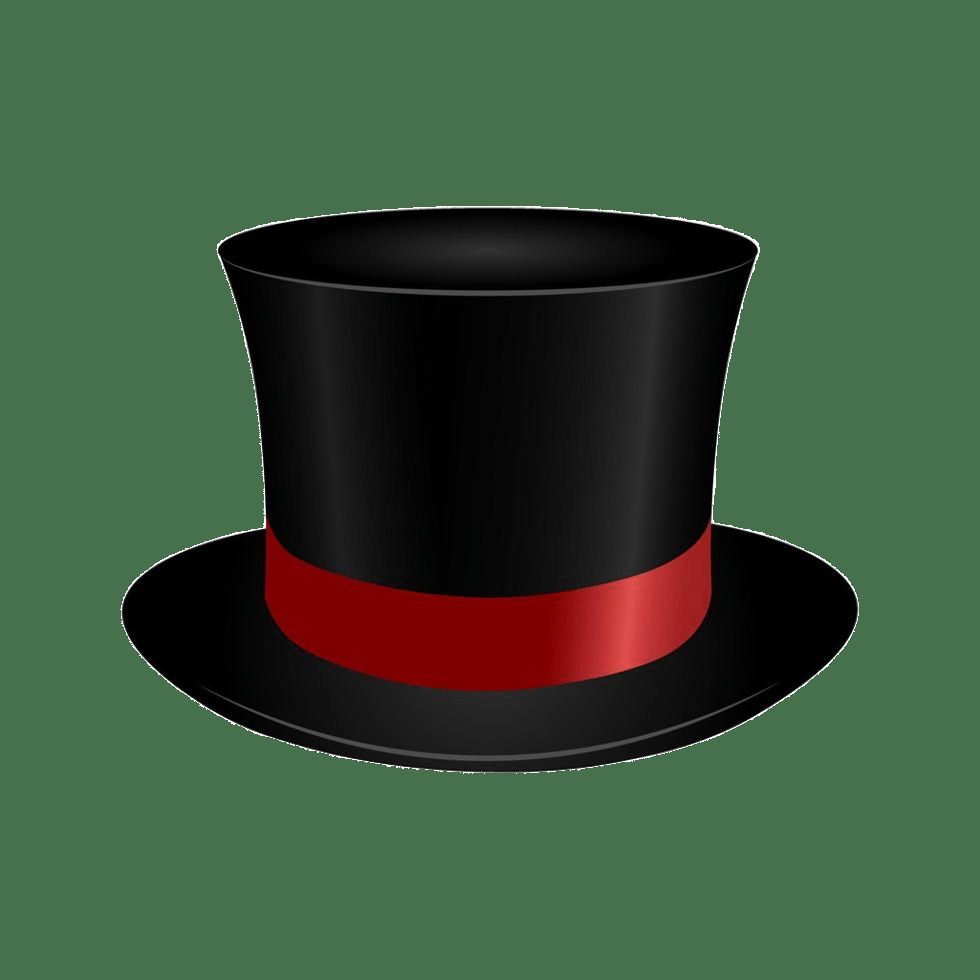
#> input picture assets/cappello1.png, 980 x 980 px
$ python main.py
#> lines starting #> are read from the running program, lines starting #| are printed output that depends on the picture
### effects.py
# effects.py
# questo file gestisce gli effetti che richiedono il rilevamento del volto,
# come lo sfondo sfocato e gli overlay (cappelli, occhiali, baffi, maschere)
# gestisce anche gli effetti multi-frame come il ghost e il movimento

import cv2
import numpy as np
from pathlib import Path

# percorso della cartella con le immagini png (relativo a questo file)
ASSETS = Path(__file__).parent / "assets"

# carica i cascade di opencv per rilevare facce e occhi
# questi file xml sono già inclusi con opencv, non serve scaricarli
_cascade_facce  = cv2.CascadeClassifier(cv2.data.haarcascades + "haarcascade_frontalface_default.xml")
_cascade_occhi  = cv2.CascadeClassifier(cv2.data.haarcascades + "haarcascade_eye.xml")


# ─────────────────────────────────────────────
#  funzioni di supporto
# ─────────────────────────────────────────────

def carica_immagine(nome_file):
    # carica un png con canale alpha (trasparenza) dalla cartella assets
    # se il file non esiste o non ha la trasparenza, avvisa e restituisce None
    percorso = ASSETS / nome_file
    img = cv2.imread(str(percorso), cv2.IMREAD_UNCHANGED)
    if img is None:
        print(f"[attenzione] file non trovato: {percorso}")
        return None
    if img.ndim < 3 or img.shape[2] != 4:
        print(f"[attenzione] '{nome_file}' non ha il canale alpha, serve un png rgba")
        return None
    return img


# [32 lines left out: function incolla_con_trasparenza, not called in this run]


def rileva_facce(frame):
    # rileva i volti nel frame e restituisce una lista di rettangoli (x, y, w, h)
    # equalizeHist migliora il contrasto del grigio → rileva meglio in condizioni di luce difficile
    grigio = cv2.cvtColor(frame, cv2.COLOR_BGR2GRAY)
    grigio = cv2.equalizeHist(grigio)
    raw = _cascade_facce.detectMultiScale(grigio, scaleFactor=1.15,
                                          minNeighbors=5, minSize=(60, 60))
    # detectMultiScale restituisce un array numpy vuoto se non trova niente,
    # quindi controlliamo con len() invece di "if raw"
    return [tuple(b) for b in raw] if len(raw) > 0 else []


# ─────────────────────────────────────────────
#  caricamento immagini con parametri di posizionamento personalizzati
#
#  ogni voce è un dizionario con:
#    "img"      → l'immagine caricata
#    "scala"    → larghezza dell'overlay rispetto alla larghezza della faccia
#                 (es. 1.3 = 30% più largo della faccia)
#    "offset_y" → spostamento verticale espresso come frazione dell'altezza della faccia
#                 il punto di riferimento è il bordo superiore della faccia (y del box)
#                 es.  0.0 → il centro dell'immagine è al bordo superiore della faccia
#                 es. -0.5 → spostato su di metà faccia (buono per cappelli)
#                 es.  0.5 → spostato giù di metà faccia (buono per baffi/bocca)
#                 es.  0.0 → centrato sul bordo superiore (buono per maschere intere)
#
#  come regolare un overlay che non è allineato:
#    troppo in alto  → aumenta offset_y
#    troppo in basso → diminuisci offset_y
#    troppo piccolo  → aumenta scala
#    troppo grande   → diminuisci scala
# ─────────────────────────────────────────────

CAPPELLI = [
    {"img": carica_immagine("cappello1.png"),  "scala": 1.5,  "offset_y": -0.25},
    {"img": carica_immagine("cappello2.png"),  "scala": 1.6,  "offset_y": -0.25},
    {"img": carica_immagine("cappello3.png"),  "scala": 1.5,  "offset_y": -0.35},
    {"img": carica_immagine("cappello4.png"),  "scala": 1.3,  "offset_y": -0.25},
]
#> in carica_immagine, img is the input picture: shape (980, 980, 4); mean B, G, R, A 57.9, 82.7, 59.9, 78.3
#> call 2 of carica_immagine, with nome_file = 'cappello2.png'
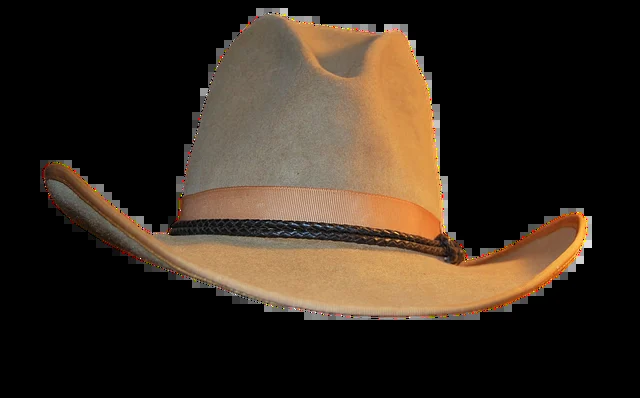
#> input picture assets/cappello2.png, 640 x 398 px
#> in carica_immagine, img is the input picture: shape (398, 640, 4); mean B, G, R, A 30.5, 42, 53.7, 78.1
#> call 3 of carica_immagine, with nome_file = 'cappello3.png'
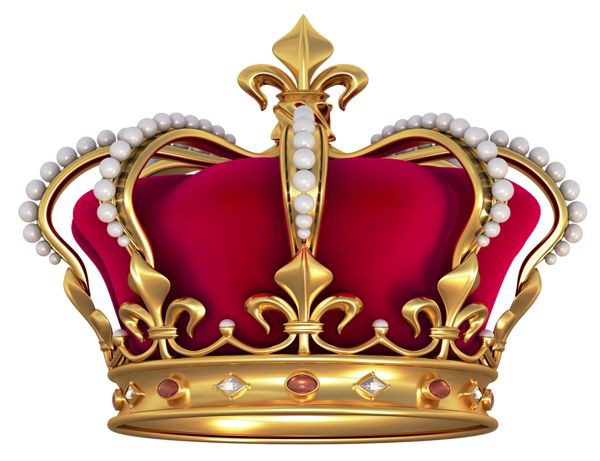
#> input picture assets/cappello3.png, 600 x 461 px
#> in carica_immagine, img is the input picture: shape (461, 600, 4); mean B, G, R, A 158.1, 167.5, 204.6, 139.4
#| [attenzione] file non trovato: assets/cappello4.png

MASCHERE = [
    {"img": carica_immagine("maschera1.png"),  "scala": 1.1,  "offset_y": 0.18},
    {"img": carica_immagine("maschera2.png"),  "scala": 1.1,  "offset_y": 0.45},
    {"img": carica_immagine("maschera3.png"),  "scala": 3.3,  "offset_y": 0.55},
    {"img": carica_immagine("maschera4.png"),  "scala": 1.0,  "offset_y": 0.8},
]

BAFFI = [
    {"img": carica_immagine("baffi1.png"),     "scala": 1.1,  "offset_y": 0.7},
    {"img": carica_immagine("baffi2.png"),     "scala": 0.8,  "offset_y": 0.85},
    {"img": carica_immagine("baffi3.png"),     "scala": 0.65,  "offset_y": 0.75},
    {"img": carica_immagine("baffi4.png"),     "scala": 0.25,  "offset_y": 0.7},
]

OCCHIALI = {
    "img":      carica_immagine("occhiali.png"),
    "scala":    0.85,
    # offset_y non usato per gli occhiali: la posizione viene dagli occhi rilevati
}


# ─────────────────────────────────────────────
#  funzione generica che posiziona un overlay sulla faccia
#  usata internamente da metti_cappello, metti_maschera, metti_baffi
# ─────────────────────────────────────────────

# [146 lines left out: functions _applica_overlay_faccia, sfondo_sfocato, metti_cappello, metti_maschera, metti_baffi, metti_occhiali and 2 more, not called in this run]

### ui.py
# ui.py
# questo file si occupa di tutto quello che viene scritto o disegnato sullo schermo:
# la barra in alto con le informazioni (HUD), la barra in basso con i filtri,
# e le etichette sopra le facce rilevate

import cv2


# colori in formato BGR (opencv usa BGR invece di RGB)
VERDE   = (0, 255, 180)
GIALLO  = (0, 220, 255)
ROSSO   = (0, 0, 220)
BIANCO  = (240, 240, 240)
GRIGIO  = (150, 150, 150)
ARANCIO = (0, 180, 255)   # usato per evidenziare il filtro attivo


def disegna_hud(frame, nome_colore, nome_filtro, n_facce, fps, recording):
    # disegna la barra in alto con tutte le informazioni principali
    # HUD = heads-up display, le info sempre visibili in primo piano

    h, w = frame.shape[:2]

    # disegna un rettangolo nero semitrasparente come sfondo della barra
    sfondo = frame.copy()
    cv2.rectangle(sfondo, (0, 0), (w, 95), (0, 0, 0), -1)
    cv2.addWeighted(sfondo, 0.5, frame, 0.5, 0, frame)   # 50% nero, 50% frame

    # prima riga: filtro colore (sinistra) e filtro facciale (destra)
    cv2.putText(frame, f"colore: {nome_colore}",
                (10, 28), cv2.FONT_HERSHEY_SIMPLEX, 0.65, VERDE, 2, cv2.LINE_AA)
    cv2.putText(frame, f"filtro: {nome_filtro}",
                (w // 2, 28), cv2.FONT_HERSHEY_SIMPLEX, 0.65, GIALLO, 2, cv2.LINE_AA)

    # seconda riga: numero di facce rilevate (sinistra) e fps (destra)
    cv2.putText(frame, f"facce: {n_facce}",
                (10, 58), cv2.FONT_HERSHEY_SIMPLEX, 0.6, BIANCO, 1, cv2.LINE_AA)
    cv2.putText(frame, f"fps: {fps:.0f}",
                (w // 2, 58), cv2.FONT_HERSHEY_SIMPLEX, 0.6, BIANCO, 1, cv2.LINE_AA)

    # terza riga: promemoria tasti
    cv2.putText(frame, "C=colore  F=filtro  1-4=var  +/-=sensibilità  S=foto  V=video  D=debug  R=reset  Q=esci",
                (10, 83), cv2.FONT_HERSHEY_SIMPLEX, 0.33, GRIGIO, 1, cv2.LINE_AA)

    # pallino rosso + scritta REC nell'angolo in alto a destra, solo se si sta registrando
    if recording:
        cv2.circle(frame, (w - 22, 20), 9, ROSSO, -1)
        cv2.putText(frame, "REC", (w - 55, 25),
                    cv2.FONT_HERSHEY_SIMPLEX, 0.45, ROSSO, 1, cv2.LINE_AA)


def disegna_barra_filtri(frame, nomi, idx_attivo):
    # disegna in basso una riga con i nomi di tutti i filtri colore
    # quello attivo è evidenziato in arancio, gli altri sono in grigio

    h, w = frame.shape[:2]
    altezza_barra = 34
    y_inizio = h - altezza_barra

    # sfondo semitrasparente per la barra
    sfondo = frame.copy()
    cv2.rectangle(sfondo, (0, y_inizio), (w, h), (20, 20, 20), -1)
    cv2.addWeighted(sfondo, 0.6, frame, 0.4, 0, frame)

    n = len(nomi)
    larghezza_slot = w // n   # ogni filtro occupa una porzione uguale della barra

    for i, nome in enumerate(nomi):
        colore   = ARANCIO if i == idx_attivo else GRIGIO
        spessore = 2 if i == idx_attivo else 1

        # evidenzia lo slot del filtro attivo con un rettangolo scuro
        if i == idx_attivo:
            cv2.rectangle(frame, (i * larghezza_slot + 1, y_inizio + 1),
                          ((i + 1) * larghezza_slot - 1, h - 1), (50, 50, 50), -1)

        # calcola dove scrivere il nome per centrarlo dentro lo slot
        (tw, th), _ = cv2.getTextSize(nome, cv2.FONT_HERSHEY_SIMPLEX, 0.38, spessore)
        tx = i * larghezza_slot + (larghezza_slot - tw) // 2
        ty = y_inizio + (altezza_barra + th) // 2 - 2
        cv2.putText(frame, nome, (tx, ty), cv2.FONT_HERSHEY_SIMPLEX, 0.38, colore, spessore, cv2.LINE_AA)


def disegna_etichette(frame, facce, etichetta="persona"):
    # scrive un'etichetta sopra ogni faccia rilevata
    # se ci sono più facce, aggiunge un numero (persona 1, persona 2, ecc.)
    for i, (x, y, w, h) in enumerate(facce):
        testo = f"{etichetta} {i + 1}" if len(facce) > 1 else etichetta
        cv2.putText(frame, testo, (x, max(y - 8, 15)),
                    cv2.FONT_HERSHEY_SIMPLEX, 0.6, VERDE, 2, cv2.LINE_AA)

### filters.py
# filters.py
# questo file contiene tutte le funzioni che cambiano i colori del frame
# ogni funzione riceve il frame (l'immagine della webcam) e restituisce il frame modificato

import cv2
import numpy as np


def originale(frame):
    # non fa niente, restituisce il frame così com'è
    return frame.copy()


# [5 lines left out: function bianco_e_nero, not called in this run]


def negativo(frame):
    # inverte tutti i colori: il bianco diventa nero, il rosso diventa ciano, ecc.
    return cv2.bitwise_not(frame)


# [57 lines left out: functions seppia, termico, cartoon, pixelato, vintage, sketch, not called in this run]


# lista di tutti i filtri disponibili: ogni voce è (nome da mostrare, funzione da chiamare)
# main.py usa questa lista per scorrere i filtri con il tasto C
FILTRI_COLORE = [
    ("Originale", originale),
    ("B&N",       bianco_e_nero),
    ("Negativo",  negativo),
    ("Seppia",    seppia),
    ("Termico",   termico),
    ("Cartoon",   cartoon),
    ("Pixelato",  pixelato),
    ("Vintage",   vintage),
    ("Sketch",    sketch),
]

### main.py
# main.py
# questo è il file principale: avvia la webcam, gestisce i tasti,
# chiama i filtri giusti e mostra il risultato a schermo
#
# opzionalmente può mandare il video a una webcam virtuale (come obs virtual camera)
# così puoi usare l'app su meet, zoom, ecc. — vedi il readme per come attivarlo

import cv2
import time
import sys
from datetime import datetime
from collections import deque
from pathlib import Path

from filters import FILTRI_COLORE
from effects import (
    rileva_facce,
    sfondo_sfocato,
    metti_cappello,
    metti_occhiali,
    metti_baffi,
    metti_maschera,
    ghost_effect,
    rilevamento_movimento,
)
from ui import disegna_hud, disegna_barra_filtri, disegna_etichette


# ─────────────────────────────────────────────
#  webcam virtuale (opzionale)
#  imposta WEBCAM_VIRTUALE = True per attivare
#  richiede: pip install pyvirtualcam
#  su linux richiede anche il modulo v4l2loopback (vedi readme)
# ─────────────────────────────────────────────

WEBCAM_VIRTUALE = False   # cambia in True per attivare la webcam virtuale

# prova a importare pyvirtualcam solo se l'utente vuole usarla
cam_virtuale = None
if WEBCAM_VIRTUALE:
    try:
        import pyvirtualcam
        print("[webcam virtuale] pyvirtualcam trovato, verrà attivata")
    except ImportError:
        print("[webcam virtuale] pyvirtualcam non installato — esegui: pip install pyvirtualcam")
        print("[webcam virtuale] continuo senza webcam virtuale")
        WEBCAM_VIRTUALE = False


# ─────────────────────────────────────────────
#  cartelle di output
# ─────────────────────────────────────────────

CARTELLA_FOTO  = Path("scatti");        CARTELLA_FOTO.mkdir(exist_ok=True)
CARTELLA_VIDEO = Path("registrazioni"); CARTELLA_VIDEO.mkdir(exist_ok=True)


# ─────────────────────────────────────────────
#  lista dei filtri facciali disponibili
#  ogni voce è (nome da mostrare, tipo di effetto)
#  i tipi con variante (cappello, maschera, baffi) si cambiano con i tasti 1-4
# ─────────────────────────────────────────────

FILTRI_FACCIALI = [
    "nessuno",          # nessun effetto sulla faccia
    "sfondo_sfocato",   # sfoca lo sfondo mantenendo nitida la faccia
    "cappello",         # cappello sopra la testa (varianti 1-4)
    "occhiali",         # occhiali all'altezza degli occhi
    "baffi",            # baffi sotto il naso (varianti 1-4)
    "maschera",         # maschera sull'intera faccia (varianti 1-4)
    "ghost",            # effetto scia del frame precedente
    "movimento",        # evidenzia in rosso le zone in movimento
]

# nomi "belli" da mostrare nella HUD
NOMI_FACCIALI = {
    "nessuno":        "nessuno",
    "sfondo_sfocato": "sfondo blur",
    "cappello":       "cappello",
    "occhiali":       "occhiali",
    "baffi":          "baffi",
    "maschera":       "maschera",
    "ghost":          "ghost",
    "movimento":      "movimento",
}


# ─────────────────────────────────────────────
#  funzione principale
# ─────────────────────────────────────────────

def main():
    # apri la webcam (0 = prima webcam disponibile)
    cap = cv2.VideoCapture(0)
    if not cap.isOpened():
        print("[errore] non riesco ad aprire la webcam")
        sys.exit(1)

    # leggi la risoluzione della webcam (serve per la registrazione video)
    w_cam = int(cap.get(cv2.CAP_PROP_FRAME_WIDTH))
    h_cam = int(cap.get(cv2.CAP_PROP_FRAME_HEIGHT))

    # indici dei filtri attivi (si cambiano con i tasti C e F)
    idx_colore   = 0   # quale filtro colore è attivo
    idx_facciale = 0   # quale filtro facciale è attivo
    variante     = 0   # variante 0-3 per cappello/maschera/baffi (tasti 1-4)

    # stato della registrazione video
    recording    = False
    video_writer = None

    # mostrare i rettangoli di debug attorno alle facce?
    show_debug = False

    # il frame precedente serve per ghost e rilevamento movimento
    # importante: salviamo il frame GREZZO (senza filtri) altrimenti il confronto
    # cambia sempre anche quando non ci muoviamo, e tutto diventa rosso
    frame_precedente = None

    # soglia di sensibilità per il rilevamento movimento (0-255)
    # bassa = rileva anche piccoli movimenti, alta = solo movimenti grandi
    # si regola con i tasti + e - mentre il filtro movimento è attivo
    soglia_movimento = 25

    # coda degli ultimi 30 tempi di frame per calcolare gli fps reali
    tempi_frame = deque(maxlen=30)
    fps_display = 0.0

    # se l'utente vuole la webcam virtuale, la apriamo ora
    global cam_virtuale
    if WEBCAM_VIRTUALE:
        try:
            cam_virtuale = pyvirtualcam.Camera(width=w_cam, height=h_cam, fps=30)
            print(f"[webcam virtuale] attiva su: {cam_virtuale.device}")
            print("[webcam virtuale] selezionala in meet/zoom come 'virtual camera'")
        except Exception as e:
            print(f"[webcam virtuale] errore nell'apertura: {e}")
            cam_virtuale = None

    print("=" * 60)
    print("  filtri webcam ar — avviato")
    print("  c=colore  f=filtro  1-4=variante  s=foto  v=video  q=esci")
    print("=" * 60)

    while True:
        t_inizio = time.perf_counter()   # segna il tempo di inizio del frame

        # leggi un frame dalla webcam
        ret, frame = cap.read()
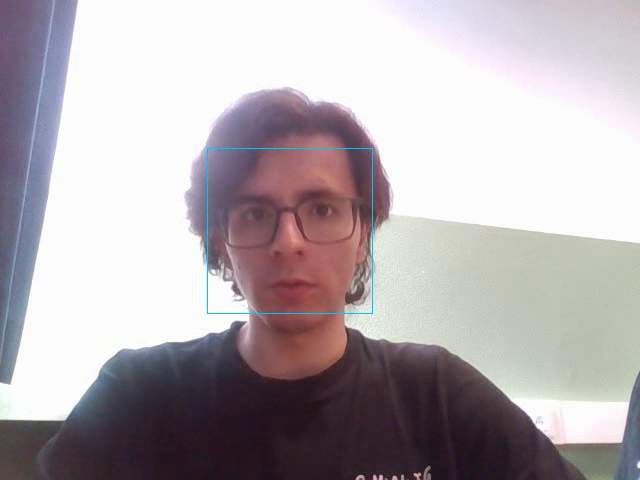
#> input picture frame 21 of video_Nessuno_Originale_20260511_122657.mp4, 640 x 480 px, given in place of the camera
#> frame is the input picture: shape (480, 640, 3); mean B, G, R 176.2, 172.3, 179.7
        if not ret:
            print("[errore] impossibile leggere il frame, esco")
            break

        # capovolgi orizzontalmente: così sembra uno specchio (più naturale per una webcam)
        frame = cv2.flip(frame, 1)

        # salva il frame grezzo qui, PRIMA di applicare qualsiasi filtro
        # serve per ghost e movimento: confrontare frame già filtrati darebbe risultati sbagliati
        # (es. l'hud che cambia ogni frame farebbe diventare tutto rosso anche da fermi)
        frame_grezzo = frame.copy()

        # rileva i volti nel frame corrente
        facce = rileva_facce(frame)
#> in rileva_facce, `grigio = cv2.equalizeHist(grigio)`:
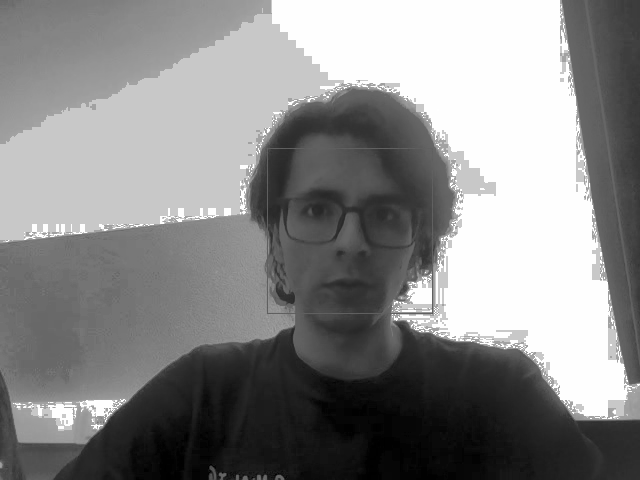
#> grigio: shape (480, 640); min 0, max 255, mean 136.4
#> in rileva_facce, `raw = _cascade_facce.detectMultiScale(grigio, scaleFactor=1.15, minNei..`: raw = [[265, 149, 163, 163]]
#> facce = [(265, 149, 163, 163)]

        # ── applica il filtro facciale attivo ───────────────────
        tipo = FILTRI_FACCIALI[idx_facciale]

        if tipo == "nessuno":
            pass   # non fare niente

        elif tipo == "sfondo_sfocato":
            frame = sfondo_sfocato(frame, facce)

        elif tipo == "cappello":
            frame = metti_cappello(frame, facce, variante)

        elif tipo == "occhiali":
            frame = metti_occhiali(frame, facce)

        elif tipo == "baffi":
            frame = metti_baffi(frame, facce, variante)

        elif tipo == "maschera":
            frame = metti_maschera(frame, facce, variante)

        elif tipo == "ghost":
            # usa il frame grezzo precedente, non quello filtrato
            frame = ghost_effect(frame, frame_precedente)

        elif tipo == "movimento":
            # usa il frame grezzo precedente e la soglia regolabile con + e -
            frame = rilevamento_movimento(frame, frame_precedente, soglia_movimento)

        # ── mostra i rettangoli di debug (solo se D è premuto) ──
        if show_debug:
            for (x, y, w, h) in facce:
                cv2.rectangle(frame, (x, y), (x + w, y + h), (0, 255, 0), 1)

        # ── applica il filtro colore attivo ──────────────────────
        nome_colore, fn_colore = FILTRI_COLORE[idx_colore]
        frame = fn_colore(frame)

        # ── scrivi nel video PRIMA di aggiungere hud e grafica ───
        # così il video registrato è pulito senza barre e testi sopra
        if recording and video_writer is not None:
            video_writer.write(frame)

        # ── manda il frame alla webcam virtuale (se attiva) ──────
        if cam_virtuale is not None:
            # pyvirtualcam vuole rgb, opencv usa bgr → convertiamo
            frame_rgb = cv2.cvtColor(frame, cv2.COLOR_BGR2RGB)
            cam_virtuale.send(frame_rgb)
            cam_virtuale.sleep_until_next_frame()

        # ── aggiungi le etichette sopra le facce ─────────────────
        disegna_etichette(frame, facce)
#> the loop in disegna_etichette, `for i, (x, y, w, h) in enumerate(facce):` made 1 pass
#> after the loop in disegna_etichette, `for i, (x, y, w, h) in enumerate(facce):`:
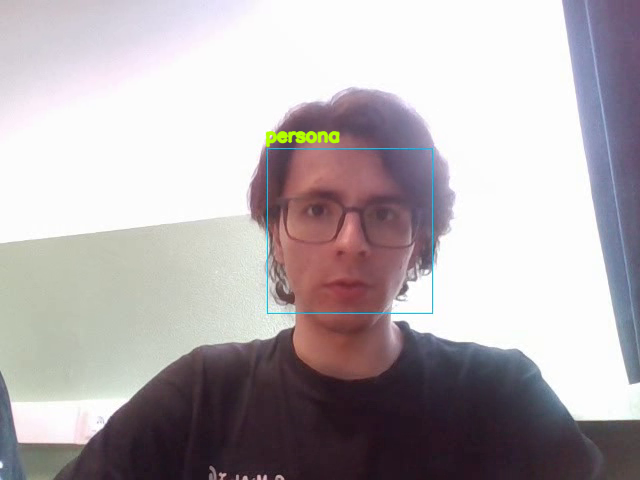
#> frame: shape (480, 640, 3); mean B, G, R 175.9, 172.6, 179.7

        # ── disegna la barra in alto con le info (hud) ───────────
        nome_facciale = NOMI_FACCIALI[tipo]
        # se il filtro ha varianti, mostra anche quale variante è attiva
        if tipo in ("cappello", "maschera", "baffi"):
            nome_facciale += f" {variante + 1}"
        disegna_hud(frame, nome_colore, nome_facciale, len(facce), fps_display, recording)
#> in disegna_hud, `cv2.rectangle(sfondo, (0, 0), (w, 95), (0, 0, 0), -1)`:
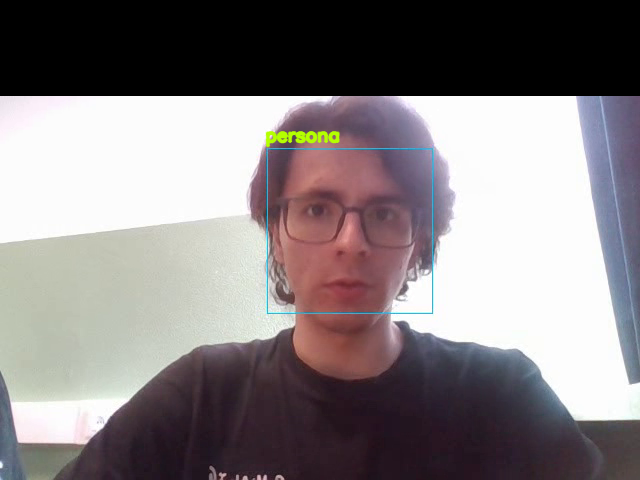
#> sfondo: shape (480, 640, 3); mean B, G, R 129, 127.2, 133.7
#> in disegna_hud, `cv2.addWeighted(sfondo, 0.5, frame, 0.5, 0, frame)`:
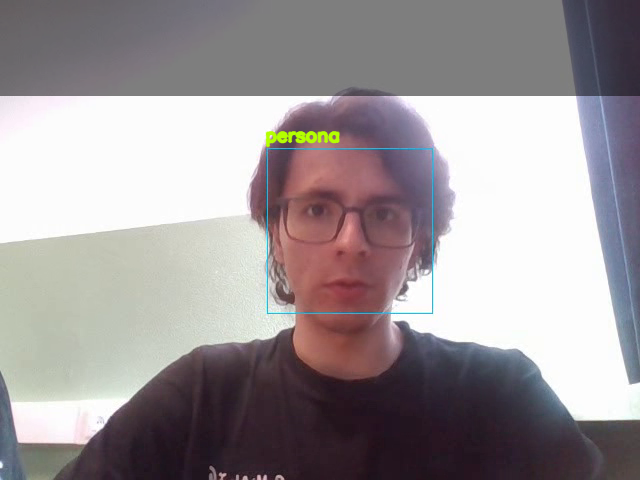
#> frame: shape (480, 640, 3); mean B, G, R 152.4, 149.9, 156.7
#> (the rest of the program and of its run is left out)
